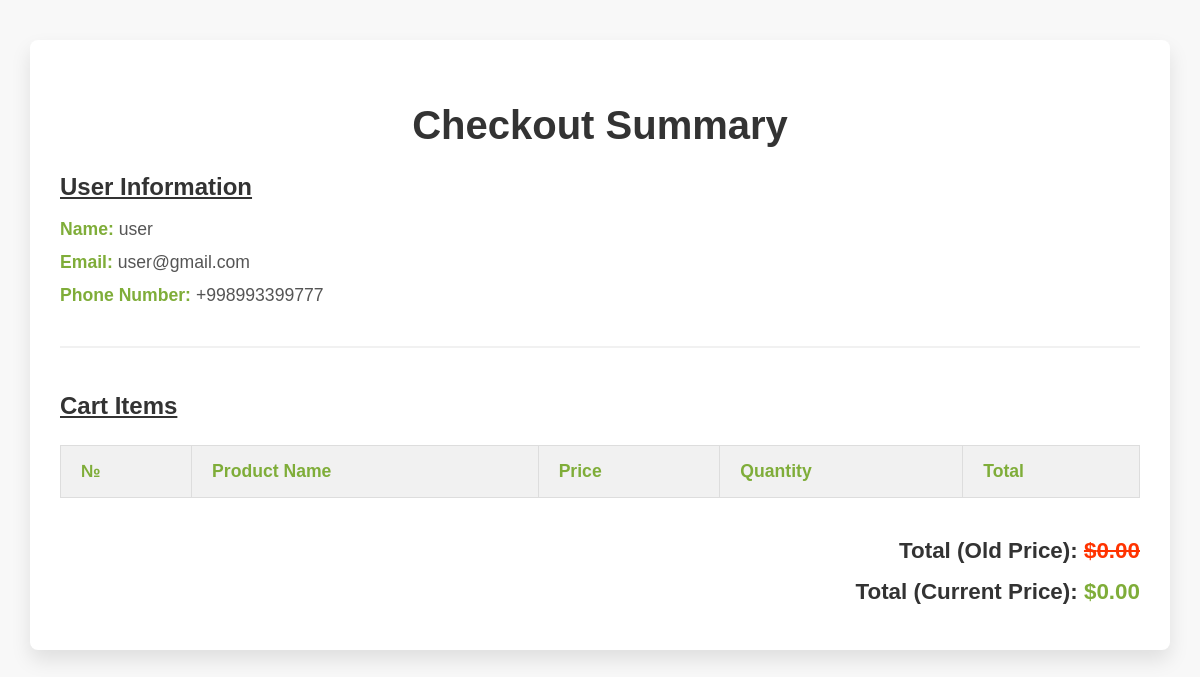
Screenshot of /checkout.php (signed in) with the database file from the repository.
### tables this page shows
CREATE TABLE accounts (
  id INT(11) NOT NULL AUTO_INCREMENT,
  name VARCHAR(30) NOT NULL,
  number VARCHAR(20) NOT NULL,
  email VARCHAR(255) NOT NULL,
  username VARCHAR(255) NOT NULL,
  password VARCHAR(255) NOT NULL,
  role VARCHAR(20) NOT NULL DEFAULT 'user',
  status ENUM('active', 'blocked') NOT NULL DEFAULT 'active',
  registration_date TIMESTAMP NOT NULL DEFAULT CURRENT_TIMESTAMP,
  PRIMARY KEY (id)
);

### config.php (called while the page is built, shortened)
<?php
class Database
{
    private $conn;
    public function __construct()
    {
        $servername = $_ENV['DB_HOST'] ?? "mysql";
        $username = $_ENV['DB_USER'] ?? "callmeserein";
        $password = $_ENV['DB_PASSWORD'] ?? "Fpt1409!@";
        $dbname = $_ENV['DB_NAME'] ?? "marketplace";
        $this->conn = new mysqli($servername, $username, $password, $dbname);
    }
    public function executeQuery($sql)
    {
        $result = $this->conn->query($sql);
        return $result;
    }
}

### check.php (called while the page is built, shortened)
<?php
include './config.php';
$query = new Database();
?>

### checkout.php (the view, shortened to what this page needs)
<?php
include 'check.php';
$user_id = $_SESSION['id'];
$user = $query->executeQuery("SELECT * FROM accounts WHERE id = $user_id")->fetch_assoc();
$price_old_Sum = 0;
$price_current_Sum = 0;
?>
<!DOCTYPE html>
<html lang="en">
<head>
</head>
<body>
    <div class="container">
        <h2>Checkout Summary</h2>
        <div class="user-information">
            <h3>User Information</h3>
            <ul>
                <li><strong>Name:</strong> <?= htmlspecialchars($user['name']); ?></li>
                <li><strong>Email:</strong> <?= htmlspecialchars($user['email']); ?></li>
                <li><strong>Phone Number:</strong> <?= htmlspecialchars($user['number']); ?></li>
            </ul>
        </div>
        <div class="cart-summary">
            <h3>Cart Items</h3>
            <table>
                <thead>
                    <tr>
                        <th>№</th>
                        <th>Product Name</th>
                        <th>Price</th>
                        <th>Quantity</th>
                        <th>Total</th>
                    </tr>
                </thead>
            </table>
        </div>
        <div class="total">
            <p>Total (Old Price): <span><del>$<?= number_format($price_old_Sum, 2); ?></del></span></p>
            <p>Total (Current Price): <span style="color: #7fad39">$<?= number_format($price_current_Sum, 2); ?></span>
            </p>
        </div>
    </div>
</body>
</html>

### checkout.php (style rules this page uses)
body { font-family: 'Arial', sans-serif; background-color: #f8f8f8; margin: 0; padding: 0; box-sizing: border-box; }
.container { width: 90%; overflow-x: auto; margin: 40px auto; background-color: #fff; padding: 30px; border-radius: 8px; box-shadow: 0 10px 20px rgba(0, 0, 0, 0.1); }
h2 { text-align: center; color: #333; margin-bottom: 25px; font-size: 2.5em; font-weight: bold; }
h3 { color: #333; font-size: 1.5em; margin-bottom: 15px; text-decoration: underline; }
.user-information, .cart-summary { margin-bottom: 40px; }
.user-information ul { list-style-type: none; padding: 0; font-size: 1.1em; color: #555; }
.user-information li { margin-bottom: 12px; }
.user-information li strong { color: #7fad39; }
table { width: 100%; border-collapse: collapse; margin-top: 25px; }
th, td { padding: 15px 20px; text-align: left; border: 1px solid #ddd; font-size: 1.1em; }
th { background-color: #f1f1f1; color: #7fad39; font-weight: bold; }
.total { font-size: 1.4em; font-weight: bold; color: #333; margin-top: 25px; text-align: right; }
.total p { margin: 15px 0; }
.total span { color: rgb(255, 51, 0); }
.cart-summary { border-top: 2px solid #f1f1f1; padding-top: 20px; }
del { font-weight: bold; }

### rows the page displays
accounts: name "user", email "user@gmail.com", number "+998993399777"

### other values shown
$price_old_Sum "0.00"
$price_current_Sum "0.00"
